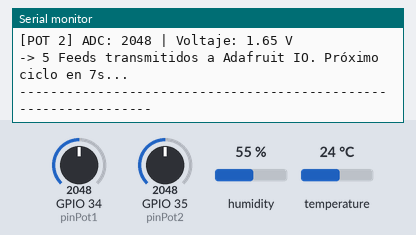
Bench run of a sketch on a simulated ESP32. Parts: the last lines printed to the serial monitor. The test bench sets the inputs (shaded band); at power-on: humidity 55 %, GPIO 34 (pinPot1) = 2048, GPIO 35 (pinPot2) = 2048, temperature 24 °C. WiFi joins after 1.5 s; servers stay silent unless stated; no MQTT or app messages arrive unless stated.

Above: at 2.7 s.
2.8 s: humidity set to 22 %
9.8 s: GPIO 34 (pinPot1) set to 2866
16.8 s: GPIO 35 (pinPot2) set to 2866
At 23.5 s:
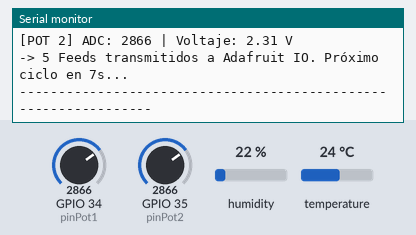
23.8 s: temperature set to 12 °C
30.8 s: GPIO 34 (pinPot1) set to 3972
37.8 s: GPIO 35 (pinPot2) set to 3972
At 44.6 s:
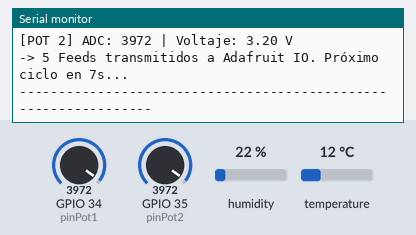
Timing chart, 0 to 45.8 s (numbered marks = the images above; inputs shaded):
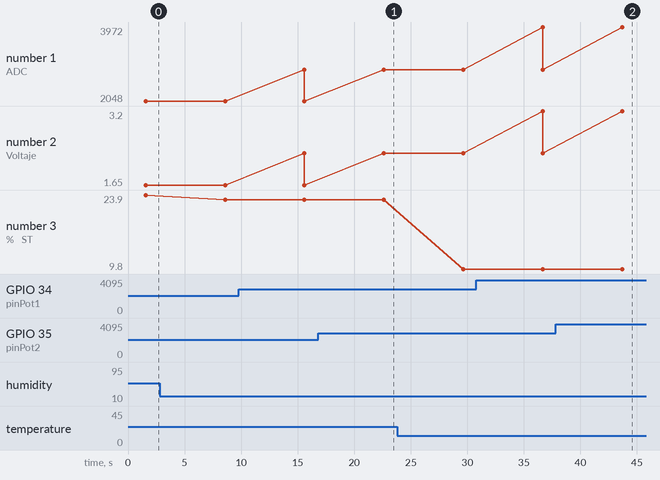

The sketch:

sketch.ino
```cpp
// CIRCUITO 5: CUESTIONARIO INTEGRAL - 5 FEEDS EN ADAFRUIT IO
// Publica: Temperatura, Humedad, Sensación Térmica, Potenciómetro 1 y Potenciómetro 2
#include <WiFi.h>
#include "DHT.h"
#include "Adafruit_MQTT.h"
#include "Adafruit_MQTT_Client.h"

#define WLAN_SSID       "Wokwi-GUEST"
#define WLAN_PASS       ""

#define AIO_SERVER      "io.adafruit.com"
#define AIO_SERVERPORT  1883
#define AIO_USERNAME    "FabrizioPerezPeralta"
#define AIO_KEY         "aio_xxxxxxxxxxxxxxxxxxxxxxxxxxx"

#define DHTPIN          13
#define DHTTYPE         DHT22
const int pinPot1     = 34; // Potenciómetro 1 (ADC1 - Canal 6)
const int pinPot2     = 35; // Potenciómetro 2 (ADC1 - Canal 7)

WiFiClient client;
Adafruit_MQTT_Client mqtt(&client, AIO_SERVER, AIO_SERVERPORT, AIO_USERNAME, AIO_KEY);

// 5 Feeds configurados en Adafruit IO (verificados en Dashboard Dash_DHT22_LAB03IOT)
Adafruit_MQTT_Publish feedTemp     = Adafruit_MQTT_Publish(&mqtt, AIO_USERNAME "/feeds/DHT22");
Adafruit_MQTT_Publish feedHum      = Adafruit_MQTT_Publish(&mqtt, AIO_USERNAME "/feeds/humedad");
Adafruit_MQTT_Publish feedSensTerm = Adafruit_MQTT_Publish(&mqtt, AIO_USERNAME "/feeds/sensacion-termica");
Adafruit_MQTT_Publish feedPot1     = Adafruit_MQTT_Publish(&mqtt, AIO_USERNAME "/feeds/Potenciometro1");
Adafruit_MQTT_Publish feedPot2     = Adafruit_MQTT_Publish(&mqtt, AIO_USERNAME "/feeds/Potenciometro2");

DHT dht(DHTPIN, DHTTYPE);

void conectarMQTT();

void setup() {
  Serial.begin(115200);
  dht.begin();
  Serial.println("Iniciando conexión WiFi...");
  WiFi.begin(WLAN_SSID, WLAN_PASS);
  while (WiFi.status() != WL_CONNECTED) {
    delay(500);
    Serial.print(".");
  }
  Serial.println("\n[WiFi] Conectado exitosamente");
}

void loop() {
  conectarMQTT();

  // 1. Lecturas de DHT22
  float h = dht.readHumidity();
  float tc = dht.readTemperature();
  if (!isnan(h) && !isnan(tc)) {
    float st = dht.computeHeatIndex(tc, h, false);
    Serial.println("[DHT22] Temp: " + String(tc, 1) + " °C | Hum: " + String(h, 1) + " % | ST: " + String(st, 1) + " °C");
    feedTemp.publish(tc);
    feedHum.publish(h);
    feedSensTerm.publish(st);
  }

  // 2. Potenciómetro 1 (GPIO 34 - ADC1)
  int val1 = analogRead(pinPot1);
  float vol1 = val1 * 3.3 / 4095.0;
  Serial.println("[POT 1] ADC: " + String(val1) + " | Voltaje: " + String(vol1, 2) + " V");
  feedPot1.publish(vol1);

  // 3. Potenciómetro 2 (GPIO 35 - ADC1)
  int val2 = analogRead(pinPot2);
  float vol2 = val2 * 3.3 / 4095.0;
  Serial.println("[POT 2] ADC: " + String(val2) + " | Voltaje: " + String(vol2, 2) + " V");
  feedPot2.publish(vol2);

  Serial.println("-> 5 Feeds transmitidos a Adafruit IO. Próximo ciclo en 7s...");
  Serial.println("----------------------------------------------------------------");
  delay(7000);
}

void conectarMQTT() {
  int8_t ret;
  if (mqtt.connected()) return;

  Serial.print("Conectando con Adafruit IO MQTT... ");
  while ((ret = mqtt.connect()) != 0) {
    Serial.println(mqtt.connectErrorString(ret));
    Serial.println("Reintentando en 5 segundos...");
    mqtt.disconnect();
    delay(5000);
  }
  Serial.println("¡Conectado exitosamente!");
}
```

Measured:
- after the input at 16.8 s, the serial monitor: prints a new line after 5.8 s (image 1)
- after the input at 37.8 s, the serial monitor: prints a new line after 5.9 s (image 2)
- plotted number 3: 23.9 → 23 after the input at 2.8 s, 23 → 9.8 after the input at 23.8 s
